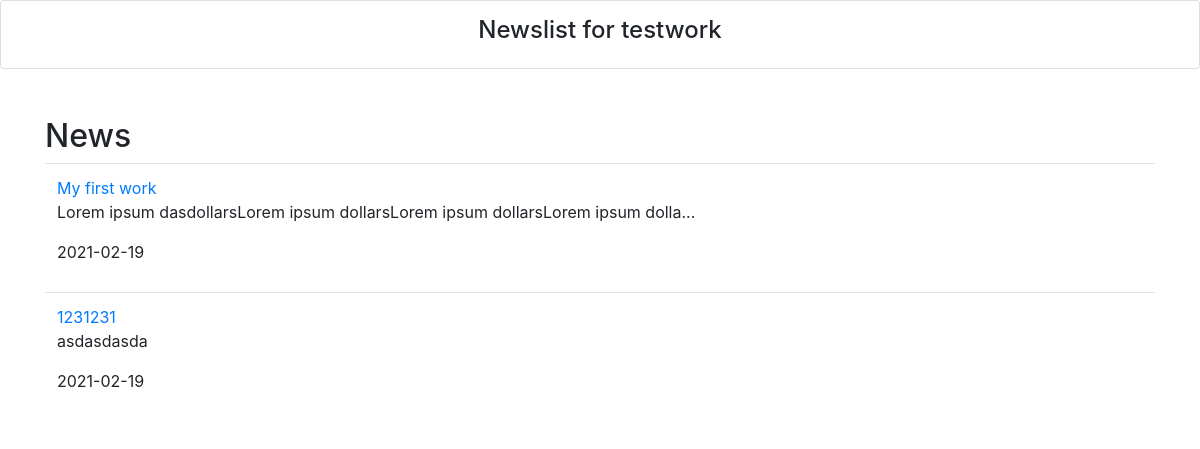
The page / on the database its author committed.
### tables this page shows
CREATE TABLE `news` (
  `id` int(11) NOT NULL AUTO_INCREMENT,
  `newstitle` varchar(100) NOT NULL,
  `newsbody` varchar(5000) NOT NULL,
  `newsdate` date NOT NULL,
  PRIMARY KEY (`id`)
);

### lib/news.php (called while the page is built, shortened)
<?php
	class News
	{
		private $servername = "localhost";
		private $username   = "admin";
		private $password   = "root";
		private $database   = "test";
		public  $con;
		public function __construct()
		{
		    $this->con = new mysqli($this->servername, $this->username,$this->password,$this->database);
		    if(mysqli_connect_error()) {
			 trigger_error("Failed to connect to MySQL: " . mysqli_connect_error());
		    }else{
			return $this->con;
		    }
		}
		public function displayNewsList()
		{
		    $query = "SELECT * FROM news";
		    $result = $this->con->query($query);
		if ($result->num_rows > 0) {
		    $newslist = array();
		    while ($row = $result->fetch_assoc()) {
		           $newslist[] = $row;
		    }
			 return $newslist;
		    }else{
			 echo "No found records";
		    }
		}
	}
?>

### index.php (the view, shortened to what this page needs)
<?php
  include 'lib/news.php';
  $newsObj = new News();
?>
<!DOCTYPE html>
<html lang="ru">
<head>
  <link rel="stylesheet" href="https://maxcdn.bootstrapcdn.com/bootstrap/4.5.2/css/bootstrap.min.css">
  <link rel="stylesheet" href="https://pro.fontawesome.com/releases/v5.10.0/css/all.css"/>
</head>
<body>
<div class="card text-center" style="padding:15px;">
  <h4>Newslist for testwork</h4>
</div><br><br>
<div class="container">
  <h2>News</h2>
  <table class="table table-hover">
    <tbody>
        <?php
          $newslist = $newsObj->displayNewsList();
          foreach ($newslist as $news) {
        ?>
        <tr>
			<td><a href="detailnews.php?openId=<?php echo $news['id'] ?>"><?php echo $news['newstitle'] ?></a>
			<p><?php echo mb_strimwidth($news['newsbody'], 0, 80, "...");?></p>
			<p><?php echo $news['newsdate'] ?></p></td>
        </tr>
      <?php } ?>
    </tbody>
  </table>
</div>
</body>
</html>

### rows shown on the page
news: newstitle "My first work", newsbody "Lorem ipsum dasdollarsLorem ipsum dollarsLorem ipsum dollarsLorem ipsum dolla...", newsdate "2021-02-19"
news: newstitle "1231231", newsbody "asdasdasda", newsdate "2021-02-19"
